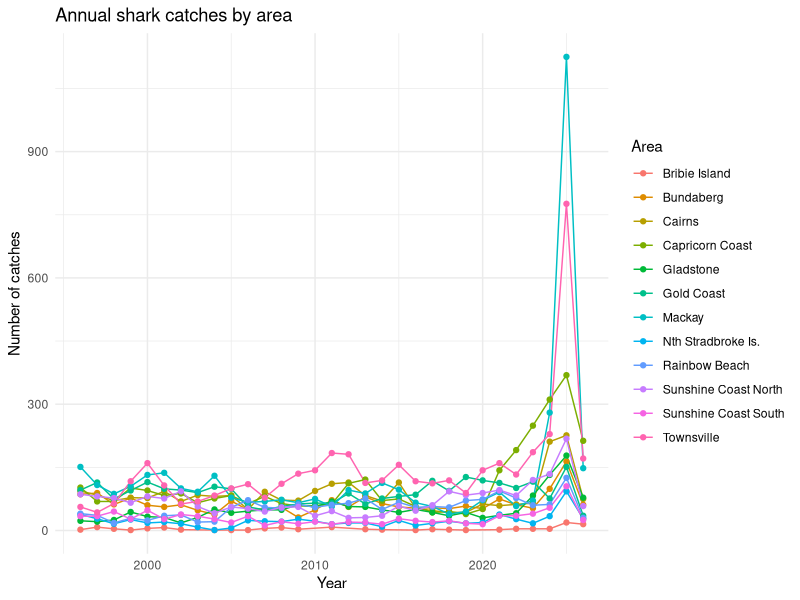
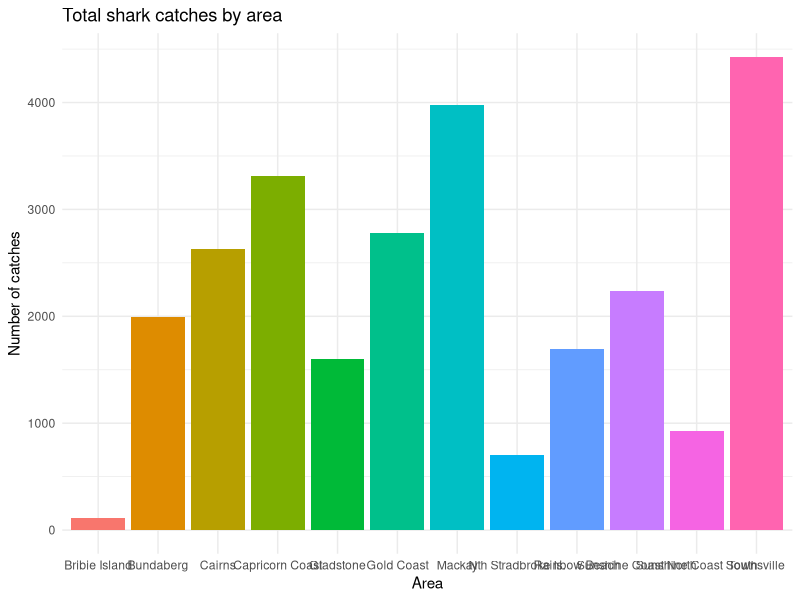
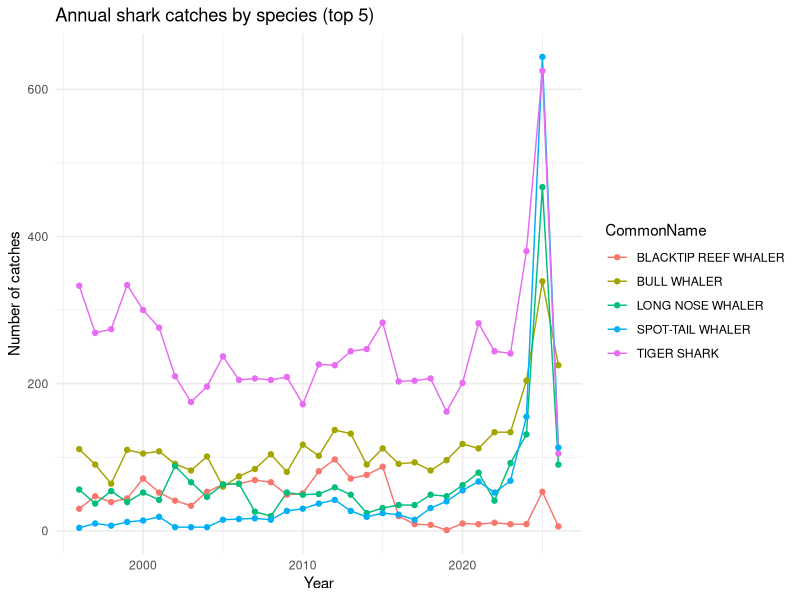
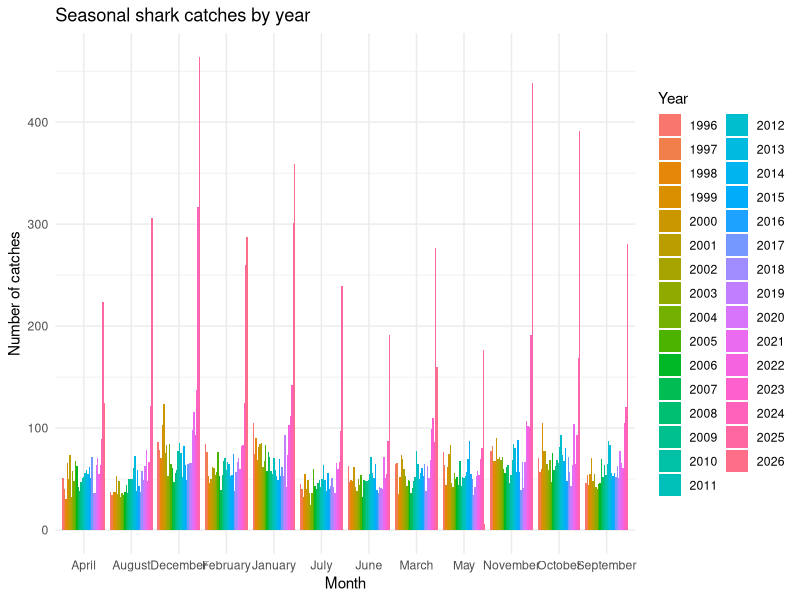
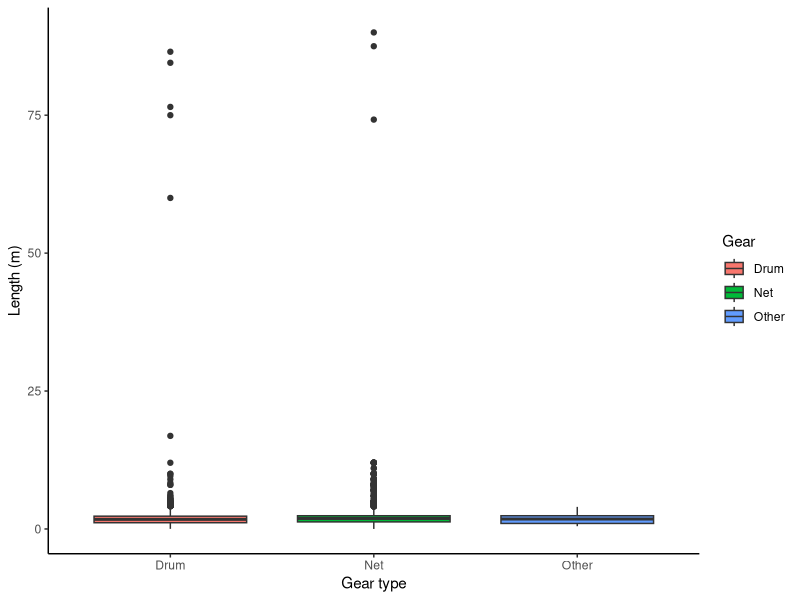
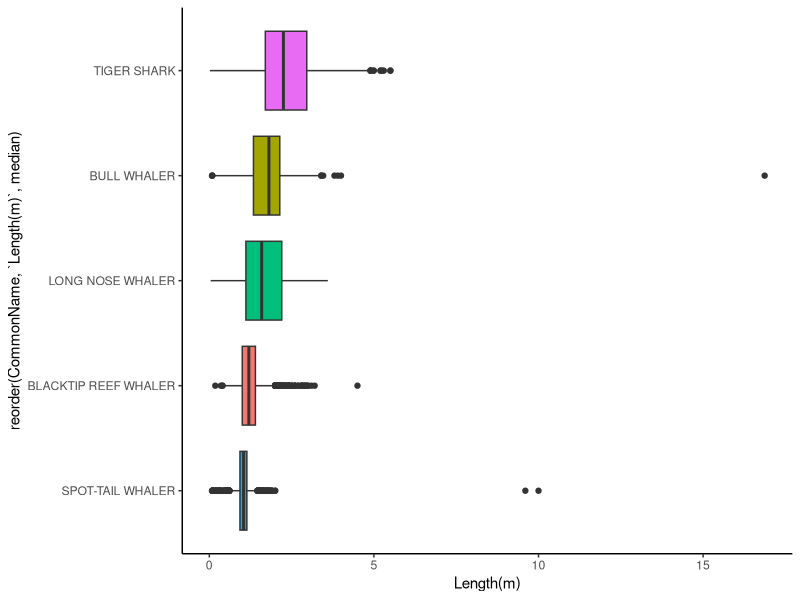
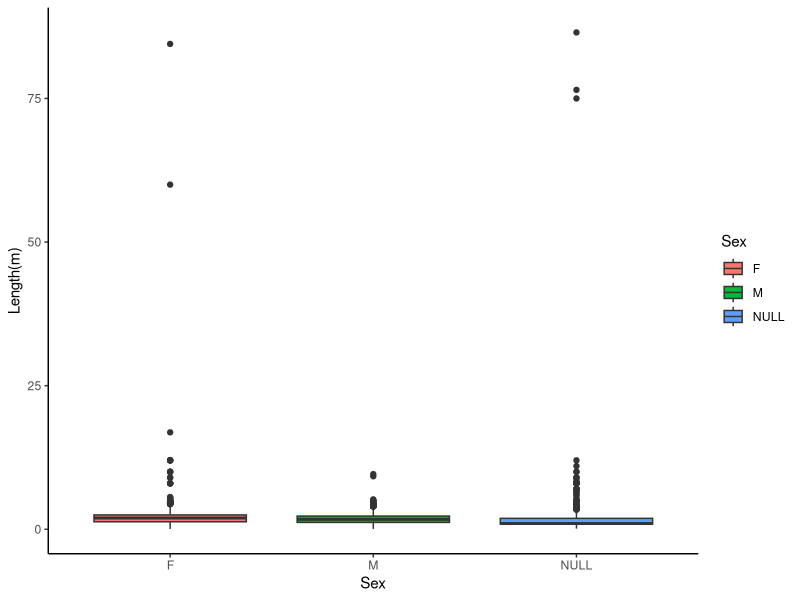
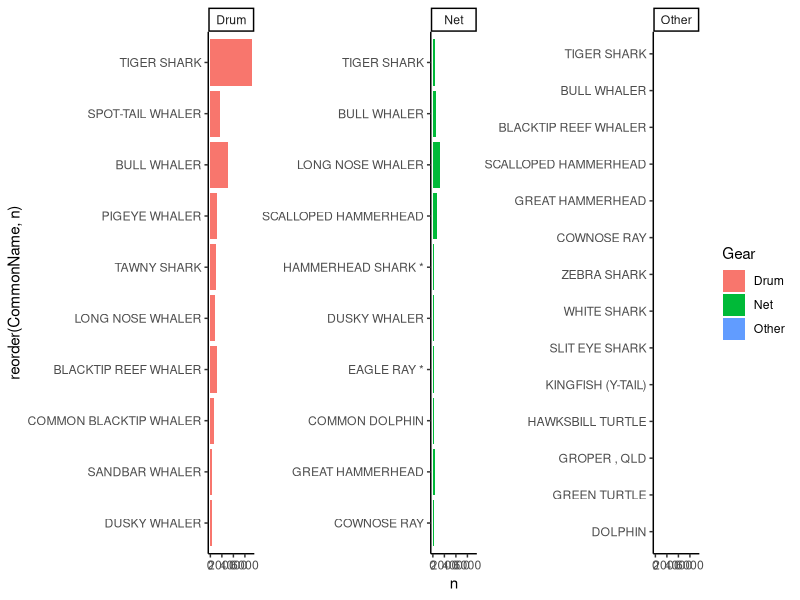

Here is the R script that generated these plots, in order:
# Government data tables frequently export with complex metadata headers, unformatted text strings, and trailing summary rows. Use your growing data wrangling skills to tidy the data into usable format.

# Load packages
library(tidyverse)

# Load data using relative path using "here" package

CatchDataQLDGov <- read_csv(
  here::here("data", "workshop3", "CatchDataQLDGov.csv")
)

# Inspect data

glimpse(CatchDataQLDGov) 
names(CatchDataQLDGov)
head(CatchDataQLDGov)
dim(CatchDataQLDGov)

# Use the inspection results above to confirm the export's current dimensions,
# variable names, and missingness before defining the analysis.

# Time: Year, month
# Space: Area, BeachName
# Species: CommonName, ScientificName, SpeciesGroup
# Catch records: each row is an individual capture
# Additional ecology: Length(m), Sex, Alive/Deceased, Fate

# How have shark catches changed through time across Queensland regions?

CatchDataQLDGov |> 
  count(Year)

CatchDataQLDGov |>
  count(Area, sort = TRUE)

CatchDataQLDGov |> 
  count(CommonName, sort = TRUE)

# Build annual catch totals

annual_catch <- CatchDataQLDGov |>
  group_by(Year, Area) |>
  summarise(
    catches = n(),
    .groups = "drop"
  )  

# Exploratory plot of annual catches by area

ggplot(
  annual_catch,
  aes(
    x = Year,
    y = catches,
    color = Area
  )
) +
  geom_line() +
  geom_point() +
  labs(
    title = "Annual shark catches by area",
    x = "Year",
    y = "Number of catches"
  ) +
  theme_minimal()

# This plot shows that shark catches have generally declined over time, with 
# some areas showing more pronounced declines than others. Further analysis 
# could explore the reasons behind these trends, such as changes in fishing 
# regulations, environmental factors, or shifts in shark populations.
# Interestingly, there was a spike in catches more recently, especially in the area
# Mackay

# Make a bar plot of total catches by Area

ggplot(
  annual_catch,
  aes(
    x = Area,
    y = catches,
    fill = Area
  )
) +
  geom_bar(stat = "identity") +
  labs(
    title = "Total shark catches by area",
    x = "Area",
    y = "Number of catches"
  ) +
  theme_minimal() +
  theme(legend.position = "none")
 
CatchDataQLDGov |>
  count(Year)

CatchDataQLDGov |>
  count(CommonName, sort = TRUE)

# The species trend is more pronounced, with the top 5 species accounting for 
# a large proportion of the total catches. The regional trend is less pronounced, 
# with catches spread across multiple areas. Therefore, the species trend will 
# likely make the strongest Workshop 3 report.

# Refine my analysis to focus on the species and their trends over time. 
# I will create a new data frame that summarizes the total catches by species 
# and year.

species_year_catches <- CatchDataQLDGov |>
  group_by(CommonName, Year) |>
  summarise(
    catches = n(),
    .groups = "drop"
  )


# Find the top 5 species by total catches and make a new data frame that only includes those species.
top_caught_species <- species_year_catches |>
  group_by(CommonName) |>
  summarise(
    total_catches = sum(catches),
    .groups = "drop"
  ) |>
  arrange(desc(total_catches)) |>
  slice_head(n = 5)


# Exploratory plot of annual catches by species accounting for the top 5 species
ggplot(
  species_year_catches |>
    filter(CommonName %in% top_caught_species$CommonName),
  aes(
    x = Year,
    y = catches,
    color = CommonName
  )
) +
  geom_line() +
  geom_point() +
  labs(
    title = "Annual shark catches by species (top 5)",
    x = "Year",
    y = "Number of catches"
  ) +
  theme_minimal()

# What year had the highest number of catches for each of the top 5 species?
species_year_catches |>
  filter(CommonName %in% top_caught_species$CommonName) |>
  group_by(CommonName) |>
  slice_max(
    order_by = catches,
    n = 1,
    with_ties = FALSE
  ) |>
  arrange(desc(catches))

# What happened in 2025? Why did the catches spike for the top 5 species? 
# Further analysis could explore the reasons behind this spike, such as changes 
# in fishing regulations, environmental factors, or shifts in shark populations.

# Are there any seasonal trends in shark catches? I will create a new data frame 
# that summarizes the total catches by month and year.

seasonal_catches <- CatchDataQLDGov |>
  group_by(Year, MonthName) |>
  summarise(
    catches = n(),
    .groups = "drop"
  )
# Assess seasonal trends in shark catches
ggplot(
  seasonal_catches,
  aes(
    x = MonthName,
    y = catches,
    fill = as.factor(Year)
  )
) +
  geom_bar(stat = "identity", position = "dodge") +
  labs(
    title = "Seasonal shark catches by year",
    x = "Month",
    y = "Number of catches"
  ) +
  theme_minimal() +
  scale_fill_discrete(name = "Year")

# Does gear catch different-sized animals?

ggplot(
  CatchDataQLDGov,
  aes(
    x = Gear,
    y = `Length(m)`,
    fill = Gear
  )
) +
  geom_boxplot() +
  theme_classic() +
  labs(
    x = "Gear type",
    y = "Length (m)"
  )

# Does size differ among species?

top_species <- CatchDataQLDGov |>
  count(CommonName, sort = TRUE) |>
  slice_head(n = 5)

CatchDataQLDGov |>
  filter(CommonName %in% top_species$CommonName) |>
  ggplot(
    aes(
      x = reorder(CommonName, `Length(m)`, median),
      y = `Length(m)`,
      fill = CommonName
    )
  ) +
  geom_boxplot() +
  coord_flip() +
  theme_classic() +
  theme(
    legend.position = "none"
  )

# Do males and females differ in size?
CatchDataQLDGov |>
  filter(Sex != "U") |>
  ggplot(
    aes(
      x = Sex,
      y = `Length(m)`,
      fill = Sex
    )
  ) +
  geom_boxplot() +
  theme_classic()

# Is there an interaction between Gear and Species?
CatchDataQLDGov |>
  count(Gear, CommonName) |>
  group_by(Gear) |>
  slice_max(n, n = 10) |>
  ggplot(
    aes(
      x = reorder(CommonName, n),
      y = n,
      fill = Gear
    )
  ) +
  geom_col() +
  coord_flip() +
  facet_wrap(~Gear, scales = "free_y") +
  theme_classic()

# Numerical summary
CatchDataQLDGov |>
  group_by(Gear) |>
  summarise(
    mean_length = mean(`Length(m)`, na.rm = TRUE),
    median_length = median(`Length(m)`, na.rm = TRUE),
    n = n()
  )

CatchDataQLDGov |>
  group_by(CommonName, Sex) |>
  summarise(
    mean_length = mean(`Length(m)`, na.rm = TRUE),
    n = n(),
    .groups = "drop"
  )
  
# ------------------------------------------------------------------------------
# Research question: Which Queensland regions have experienced the greatest 
# changes in shark catches over time?

# Build the analysis dataset

annual_catch |> 
  distinct(Area)

# There are 12 distinct areas in the dataset. Plotting all of them
# would be messy, so let's find the most active regions.

top_areas <- annual_catch |> 
  group_by(Area) |> 
  summarise(
    total_catches = sum(catches),
    .groups = "drop"
  ) |> 
  arrange(desc(total_catches)) |> 
  slice_head(n = 6)

# Create final plotting dataset
top_area_trends <- annual_catch |> 
  filter(Area %in% top_areas$Area)

# Plot
# Temporal Trends in Shark Catch Records Across Queensland Regions
# Six regions with the highest total catches
ggplot(
  top_area_trends,
  aes(
    x = Year,
    y = catches,
    color = Area
  )
) +
  geom_line(linewidth = 1) +
  geom_point(size = 1) +
  labs(
    x = "Year",
    y = "Number of Recorded Catches",
    colour = "Region"
  ) +
  theme_classic()



library(scales)

theme_marine <- function() {
  
  theme_classic(base_size = 12) +
    
    theme(
      
      plot.title = element_text(
        face = "bold",
        size = 18,
        colour = "#425547",
        hjust = 0.5
      ),
      
      plot.subtitle = element_text(
        colour = "#5C6A54",
        hjust = 0.5
      ),
      
      axis.title = element_text(
        colour = "black",
        size = 14
      ),
      
      axis.text = element_text(
        colour = "black"
      ),
      
      strip.background = element_rect(
        fill = "white",
        colour = "black",
        linewidth = 1
      ),
      
      strip.text = element_text(
        face = "bold",
        colour = "black",
        size = 12
      ),
      
      panel.spacing = unit(1, "lines")
    )
}

# This plot uses facetting to show the trends in each of the top 6 regions 
# separately, making it easier to compare the trends across regions. 

final_plot <- ggplot(
  top_area_trends,
  aes(
    x = Year,
    y = catches
  )
) +
  geom_line(
    colour = "black",
    linewidth = 2
  ) +
  geom_point(
    shape = 24, # open triangle
    size = 1.2,
    stroke = 1,
    fill = "white",
    colour = "black"
  ) +
  facet_wrap(~ Area) +
  labs(
    x = "Year",
    y = "Number of Recorded Catches"
  ) +
  theme_marine()
final_plot


ggsave(
  "outputs/workshop3/qfish_regional_trends.png",
  final_plot,
  width = 12,
  height = 8,
  dpi = 300
)
